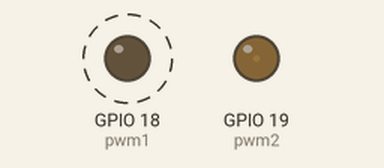
A program run on a simulated Raspberry Pi (BCM pin numbers). Parts: output pins drawn as LEDs (lit = HIGH). Dashed ring = blinking. Threads take turns every 2 ms.

Above: at 0.05 s.
At 0.6 s:
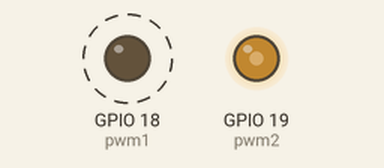
At 1.15 s:
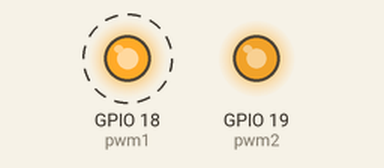
At 2.3 s:
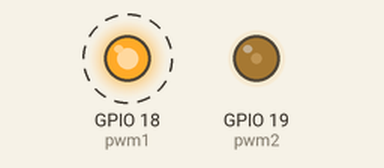
Timing chart, 0 to 6.0 s (numbered marks = the images above):
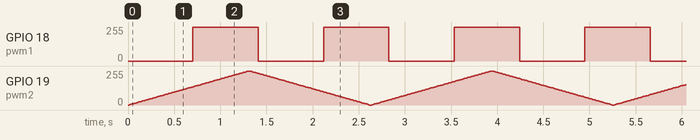

Measured:
- by itself, GPIO 18 (pwm1): alternates 255/255 for 0.71 s and 0/255 for 0.71 s

The program:

threadex2.py
```python
import threading
import RPi.GPIO as GPIO
import time

flag_exit=0

GPIO.setmode(GPIO.BCM)
GPIO.setup(18,GPIO.OUT)
GPIO.setup(19,GPIO.OUT)

pwm1=GPIO.PWM(18,50)
pwm1.start(0)

pwm2=GPIO.PWM(19,50)
pwm2.start(0)

def green():
    while 1:
        for i in range (0,101):
            pwm2.ChangeDutyCycle(i)
            time.sleep(0.013)
        for i in range (100,-1,-1):
            pwm2.ChangeDutyCycle(i)
            time.sleep(0.013)

        if flag_exit == 1 :break

tg=threading.Thread(target=green)
tg.start()

try:
    while 1:
        for i in range(0,101):
            pwm1.ChangeDutyCycle(i)
            time.sleep(0.007)
        for i in range(100,-1,-1):
            pwm1.ChangeDutyCycle(i)
            time.sleep(0.007)

except KeyboardInterrupt:
    pass

flag_exit = 1
tg.join()
pwm1.stop()
pwm2.stop()
GPIO.cleanup()
```
